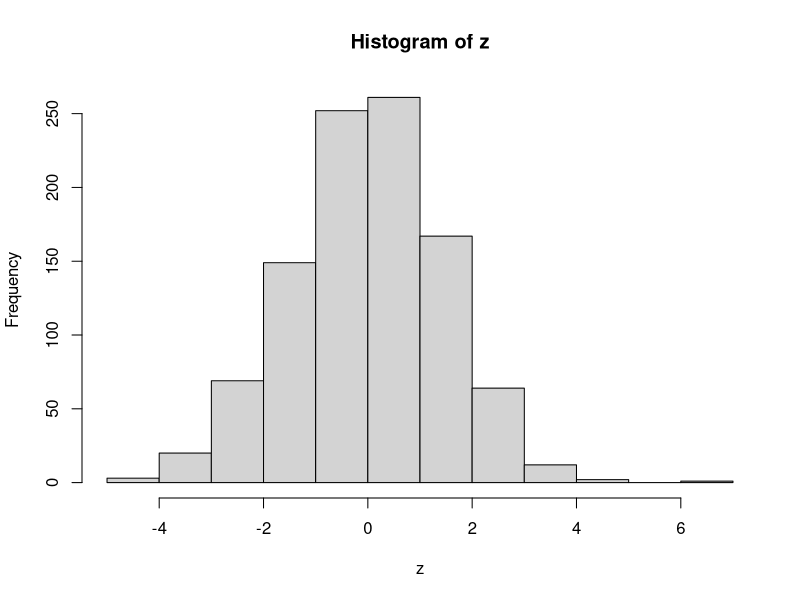
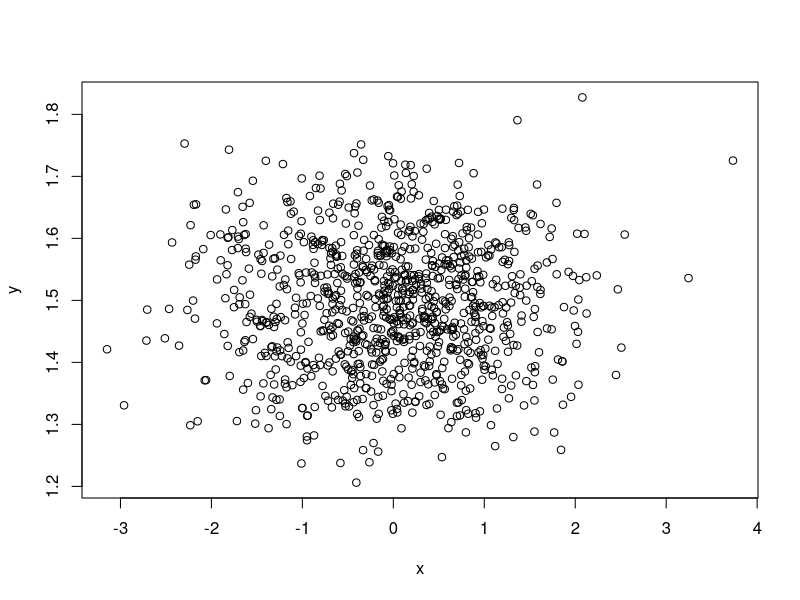
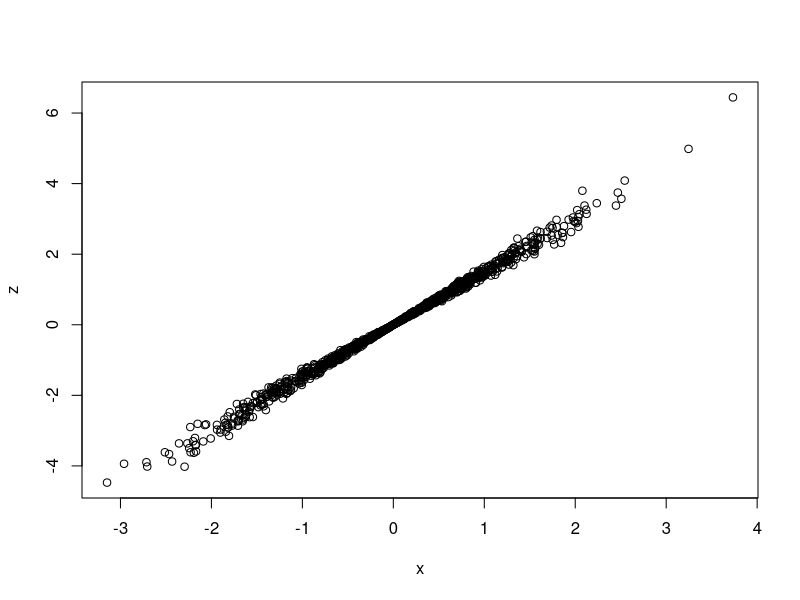

The R source for these figures, in order:
## ---- chunk 1
knitr::opts_chunk$set(message=FALSE,warning=FALSE, cache=TRUE)
## ---- chunk 2
x = rnorm(1000, 0, 1)
y = rnorm(1000, 1.5, 0.1)
z = x*y
## ---- chunk 3
hist(z)
## ---- chunk 4
plot(x, y)
plot(x, z)
